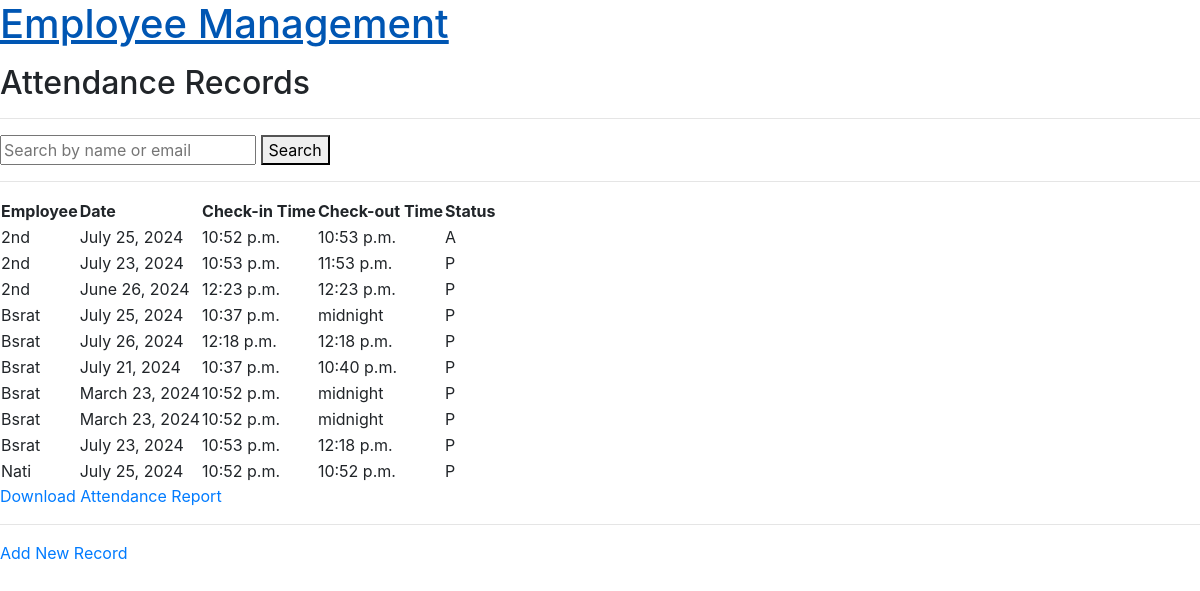
Screenshot of /attendance/ (signed in) with the database file from the repository.
### attendance/models.py (models this page shows, shortened)
class AttendanceRecord(models.Model):
    STATUS_CHOICES= [
        ("P", "Present"),
        ("A", "Absent")
    ]
    employee = models.ForeignKey(settings.AUTH_USER_MODEL, on_delete=models.CASCADE)
    date = models.DateField()
    check_in_time = models.TimeField()
    check_out_time = models.TimeField(null=True, blank=True)
    status = models.CharField(max_length=1, choices=STATUS_CHOICES)

### employees/models.py (models this page shows, shortened)
class CustomUser(AbstractBaseUser, PermissionsMixin):
    email = models.EmailField(unique=True)
    profile_picture = models.ImageField(upload_to="profile_pictures/", null=True, blank=True)
    firstname = models.CharField(max_length=30)
    last_name = models.CharField(max_length=30)
    is_staff = models.BooleanField(default=False)
    is_active = models.BooleanField(default=True)
    is_superuser = models.BooleanField(default=False)
    date_joined = models.DateTimeField(auto_now_add=False)
    objects = CustomUserManager()
    USERNAME_FIELD = "email"
    REQUIRED_FIELDS = ["firstname", "last_name"]

### attendance/views.py (the view)
# urls.py: path("", AttendanceRecordListView.as_view(), name="attendance_record_list"),
class AttendanceRecordListView(LoginRequiredMixin, ListView):
    model = AttendanceRecord
    template_name = "attendance/attendance_record_list.html"
    context_object_name = "records"
    def get_queryset(self):
        query = self.request.GET.get("q")
        queryset = AttendanceRecord.objects.all().order_by('employee__firstname')
        if query:
            queryset = queryset.filter(
                Q(employee__firstname__icontains=query) |
                Q(employee__email__icontains=query)
            )
        return queryset

### attendance/templatetags/custom_tags.py (called while the page is built)
@register.simple_tag(takes_context=True)
def user_in_groups(context, *group_names):
    user = context['request'].user
    return user.groups.filter(name__in=group_names).exists()

### templates/attendance/attendance_record_list.html
{% extends 'base.html' %}
{% load custom_tags %}
{% block content %}
  <h2>Attendance Records</h2>
  <hr>
  <form method="get" action=".">
    <input type="text" name="q" placeholder="Search by name or email" value="{{ request.GET.q }}">
    <button type="submit">Search</button>
    <hr>
  </form>
  {% if records %}
  <table>
    <tr>
      <th>Employee</th>
      <th>Date</th>
      <th>Check-in Time</th>
      <th>Check-out Time</th>
      <th>Status</th>
    </tr>
    {% for record in records %}
    <tr>
      <td>{{ record.employee.firstname }}</td>
      <td>{{ record.date }}</td>
      <td>{{ record.check_in_time }}</td>
      <td>{{ record.check_out_time }}</td>
      <td>{{ record.status }}</td>
    </tr>
    {% endfor %}
  </table>
  <a href="{% url 'attendance_report' %}">Download Attendance Report</a>
  {% else %}
    <p>No attendance records found.</p>
  {% endif %}<hr>
  {% user_in_groups "Manager" "Admin" as is_member %}
{% if is_member %}
  <a href="{% url 'attendance_record_create' %}">Add New Record</a>
  {% else %}
  <p>You do not have permission to add new content.</p>
{% endif %}
{% endblock %}

### rows the page displays
AttendanceRecord: employee.firstname "2nd", date "July 25, 2024", check_in_time "10:52 p.m.", check_out_time "10:53 p.m.", status "A"
AttendanceRecord: employee.firstname "2nd", date "July 23, 2024", check_in_time "10:53 p.m.", check_out_time "11:53 p.m.", status "P"
AttendanceRecord: employee.firstname "2nd", date "June 26, 2024", check_in_time "12:23 p.m.", check_out_time "12:23 p.m.", status "P"
AttendanceRecord: employee.firstname "Bsrat", date "July 25, 2024", check_in_time "10:37 p.m.", check_out_time "midnight", status "P"
AttendanceRecord: employee.firstname "Bsrat", date "July 26, 2024", check_in_time "12:18 p.m.", check_out_time "12:18 p.m.", status "P"
AttendanceRecord: employee.firstname "Bsrat", date "July 21, 2024", check_in_time "10:37 p.m.", check_out_time "10:40 p.m.", status "P"
AttendanceRecord: employee.firstname "Bsrat", date "March 23, 2024", check_in_time "10:52 p.m.", check_out_time "midnight", status "P"
AttendanceRecord: employee.firstname "Bsrat", date "March 23, 2024", check_in_time "10:52 p.m.", check_out_time "midnight", status "P"
AttendanceRecord: employee.firstname "Bsrat", date "July 23, 2024", check_in_time "10:53 p.m.", check_out_time "12:18 p.m.", status "P"
AttendanceRecord: employee.firstname "Nati", date "July 25, 2024", check_in_time "10:52 p.m.", check_out_time "10:52 p.m.", status "P"
